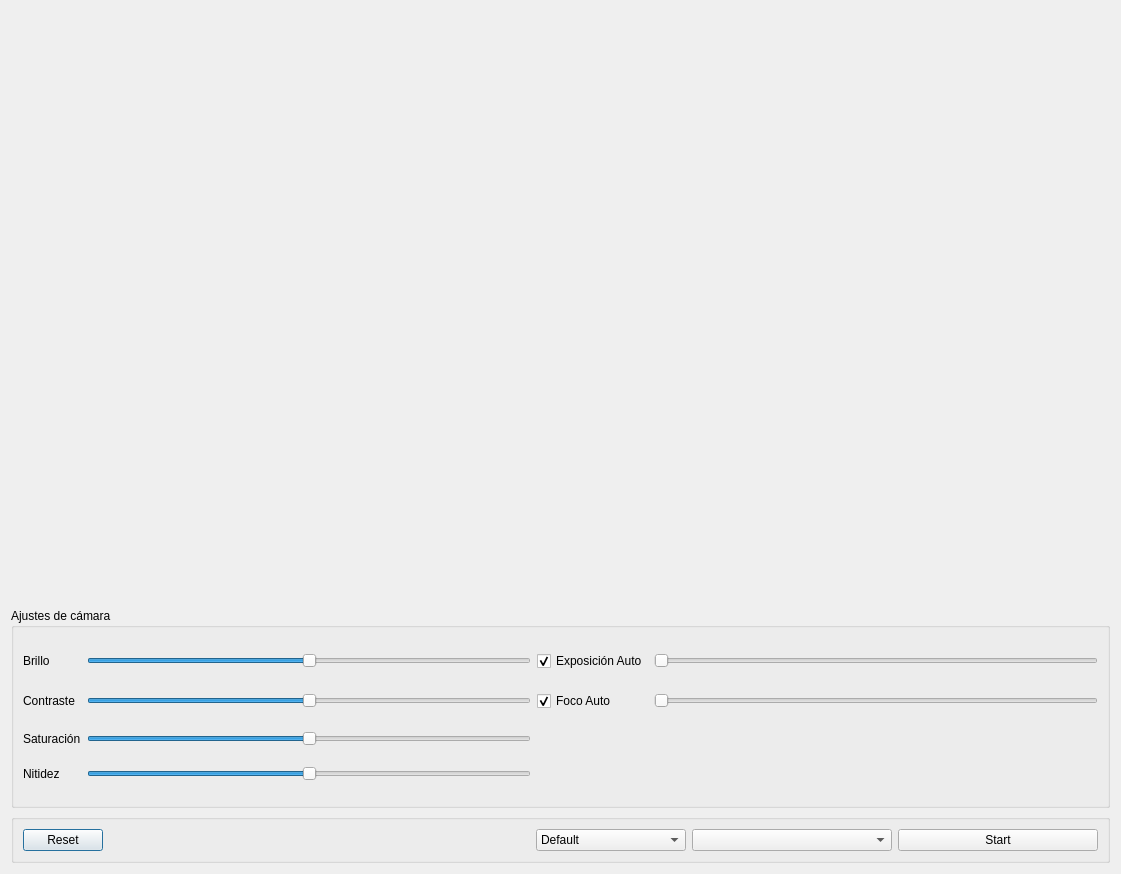
<?xml version="1.0" encoding="UTF-8"?>
<ui version="4.0">
 <class>VideoManagerDialog</class>
 <widget class="QDialog" name="VideoManagerDialog">
  <property name="geometry">
   <rect>
    <x>0</x>
    <y>0</y>
    <width>1121</width>
    <height>874</height>
   </rect>
  </property>
  <property name="windowTitle">
   <string>Video Manager Dialog</string>
  </property>
  <layout class="QGridLayout" name="gridLayout_2">
   <item row="0" column="0">
    <layout class="QVBoxLayout" name="verticalLayout">
     <item>
      <widget class="QLabel" name="videoLabel">
       <property name="text">
        <string/>
       </property>
       <property name="alignment">
        <set>Qt::AlignmentFlag::AlignCenter</set>
       </property>
      </widget>
     </item>
     <item>
      <widget class="QGroupBox" name="groupBox">
       <property name="maximumSize">
        <size>
         <width>16777215</width>
         <height>200</height>
        </size>
       </property>
       <property name="title">
        <string>Ajustes de cámara</string>
       </property>
       <layout class="QGridLayout" name="gridLayout">
        <item row="2" column="3">
         <widget class="QCheckBox" name="checkBoxFocoAuto">
          <property name="text">
           <string>Foco Auto</string>
          </property>
          <property name="checked">
           <bool>true</bool>
          </property>
         </widget>
        </item>
        <item row="5" column="1">
         <widget class="QSlider" name="horizontalSliderNitidez">
          <property name="maximum">
           <number>100</number>
          </property>
          <property name="value">
           <number>50</number>
          </property>
          <property name="orientation">
           <enum>Qt::Orientation::Horizontal</enum>
          </property>
         </widget>
        </item>
        <item row="3" column="1">
         <widget class="QSlider" name="horizontalSliderSaturacion">
          <property name="maximum">
           <number>100</number>
          </property>
          <property name="value">
           <number>50</number>
          </property>
          <property name="orientation">
           <enum>Qt::Orientation::Horizontal</enum>
          </property>
         </widget>
        </item>
        <item row="3" column="0">
         <widget class="QLabel" name="labelSaturacion">
          <property name="text">
           <string>Saturación</string>
          </property>
         </widget>
        </item>
        <item row="0" column="3">
         <widget class="QCheckBox" name="checkBoxExposicionAuto">
          <property name="text">
           <string>Exposición Auto</string>
          </property>
          <property name="checked">
           <bool>true</bool>
          </property>
          <property name="tristate">
           <bool>false</bool>
          </property>
         </widget>
        </item>
        <item row="2" column="1">
         <widget class="QSlider" name="horizontalSliderContraste">
          <property name="maximum">
           <number>100</number>
          </property>
          <property name="value">
           <number>50</number>
          </property>
          <property name="orientation">
           <enum>Qt::Orientation::Horizontal</enum>
          </property>
         </widget>
        </item>
        <item row="0" column="0">
         <widget class="QLabel" name="labelBrillo">
          <property name="text">
           <string>Brillo</string>
          </property>
         </widget>
        </item>
        <item row="5" column="0">
         <widget class="QLabel" name="labelNitidez">
          <property name="text">
           <string>Nitidez</string>
          </property>
         </widget>
        </item>
        <item row="2" column="0">
         <widget class="QLabel" name="labelContraste">
          <property name="text">
           <string>Contraste</string>
          </property>
         </widget>
        </item>
        <item row="0" column="1">
         <widget class="QSlider" name="horizontalSliderBrillo">
          <property name="maximum">
           <number>100</number>
          </property>
          <property name="value">
           <number>50</number>
          </property>
          <property name="orientation">
           <enum>Qt::Orientation::Horizontal</enum>
          </property>
         </widget>
        </item>
        <item row="0" column="4">
         <widget class="QSlider" name="horizontalSliderExposicion">
          <property name="maximum">
           <number>100</number>
          </property>
          <property name="value">
           <number>0</number>
          </property>
          <property name="orientation">
           <enum>Qt::Orientation::Horizontal</enum>
          </property>
         </widget>
        </item>
        <item row="2" column="4">
         <widget class="QSlider" name="horizontalSliderFoco">
          <property name="maximum">
           <number>100</number>
          </property>
          <property name="orientation">
           <enum>Qt::Orientation::Horizontal</enum>
          </property>
         </widget>
        </item>
       </layout>
      </widget>
     </item>
     <item>
      <widget class="QGroupBox" name="botones">
       <property name="maximumSize">
        <size>
         <width>16777214</width>
         <height>50</height>
        </size>
       </property>
       <property name="checkable">
        <bool>false</bool>
       </property>
       <layout class="QHBoxLayout" name="horizontalLayout">
        <property name="sizeConstraint">
         <enum>QLayout::SizeConstraint::SetMaximumSize</enum>
        </property>
        <item>
         <widget class="QPushButton" name="resetButton">
          <property name="text">
           <string>Reset</string>
          </property>
         </widget>
        </item>
        <item>
         <spacer name="horizontalSpacer">
          <property name="orientation">
           <enum>Qt::Orientation::Horizontal</enum>
          </property>
          <property name="sizeHint" stdset="0">
           <size>
            <width>40</width>
            <height>20</height>
           </size>
          </property>
         </spacer>
        </item>
        <item>
         <widget class="QComboBox" name="comboBoxResolution">
          <property name="minimumSize">
           <size>
            <width>150</width>
            <height>0</height>
           </size>
          </property>
          <item>
           <property name="text">
            <string>Default</string>
           </property>
          </item>
          <item>
           <property name="text">
            <string>1920x1080</string>
           </property>
          </item>
          <item>
           <property name="text">
            <string>1280x720</string>
           </property>
          </item>
          <item>
           <property name="text">
            <string>640x360</string>
           </property>
          </item>
          <item>
           <property name="text">
            <string>432x240</string>
           </property>
          </item>
         </widget>
        </item>
        <item>
         <widget class="QComboBox" name="comboBoxCameras">
          <property name="minimumSize">
           <size>
            <width>200</width>
            <height>0</height>
           </size>
          </property>
         </widget>
        </item>
        <item>
         <widget class="QPushButton" name="startButton">
          <property name="minimumSize">
           <size>
            <width>200</width>
            <height>0</height>
           </size>
          </property>
          <property name="autoFillBackground">
           <bool>true</bool>
          </property>
          <property name="text">
           <string>Start</string>
          </property>
          <property name="checkable">
           <bool>true</bool>
          </property>
         </widget>
        </item>
       </layout>
      </widget>
     </item>
    </layout>
   </item>
  </layout>
 </widget>
 <resources/>
 <connections/>
</ui>
